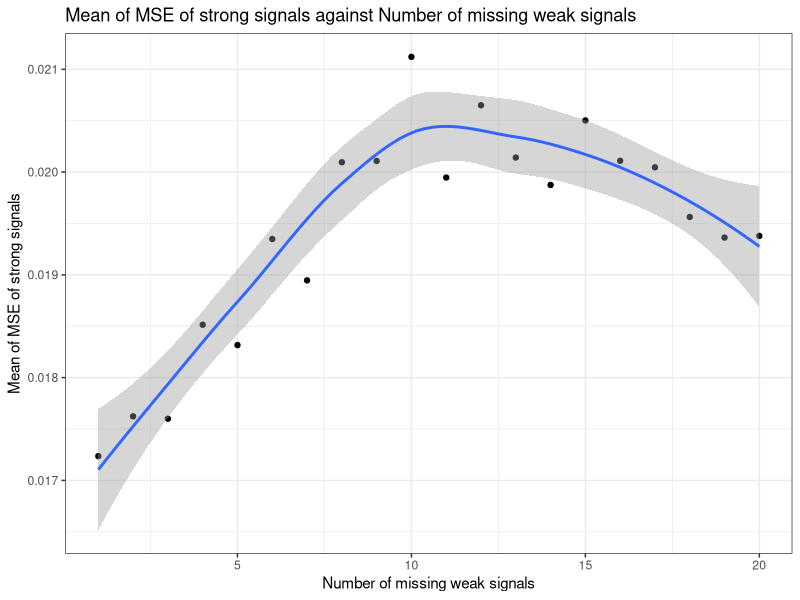

The R source for this figure:
## ---- chunk 1
library(tidyverse)
library(MASS)
library(matrixcalc)
library(pracma)
library(glmnet)
library(dplyr)

library(ggplot2)

knitr::opts_chunk$set(
	echo = TRUE,
	warning = FALSE,
	fig.width = 8, 
  fig.height = 6,
  out.width = "90%"
)

options(
  ggplot2.continuous.colour = "viridis",
  ggplot2.continuous.fill = "viridis"
)

scale_colour_discrete = scale_colour_viridis_d
scale_fill_discrete = scale_fill_viridis_d

theme_set(theme_minimal() + theme(legend.position = "bottom"))
## ---- chunk 2
sim_beta_strong = function(n_strong, coef_strong){
  rep(coef_strong, n_strong) + runif(n_strong, min = 0, max = coef_strong)
}


sim_data = function(n_sample = 200, n_parameter = 50, prop_strong = 0.1, prop_wbc = 0.2, prop_wai = 0.2, c = 1, cor = 0.3, coef_strong = 5) {
  # Numbers of four signals
  n_strong = as.integer(n_parameter * prop_strong) # strong
  n_wbc = as.integer(n_parameter * prop_wbc) # weak but correlated
  n_wai = as.integer(n_parameter * prop_wai) # weak and independent
  n_null = n_parameter - n_strong - n_wbc - n_wai # null
  
  if (n_null < 0) {
    return("Given parameters' proportions are not valid.")
  }
  
  bound = c * sqrt(log(n_parameter) / n_sample) # threshold of weak/strong, the default is 0.14
  if (coef_strong < bound) {
    coef_strong = coef_strong + 2 * bound
  }
  
  cor_matrix = diag(n_parameter)
  
  # add correlation
  for (i in 1:n_strong) {
    cor_matrix[i, (n_strong + n_wai + i)] = cor
    cor_matrix[i, (n_strong + n_wai + n_wbc + 1 - i)] = cor
    cor_matrix[(n_strong + n_wai + i), i] = cor
    cor_matrix[(n_strong + n_wai + n_wbc + 1 - i), i] = cor
  }
  
  
  if (!is.positive.definite(cor_matrix)) {
    return("The correlation matrix is not valid.")
  }
  
  # simulate the data from multivariate normal
  X = mvrnorm(n = n_sample, mu = rep(0, n_parameter), Sigma = cor_matrix) # var = 1, correlation = covariance
  
  beta = c(
    sim_beta_strong(n_strong, coef_strong),
    runif(min = bound/2, max = bound, n = n_wai), 
    runif(min = bound/2, max = bound, n = n_wbc),
    rep(0, n_null) 
  )
  
  Y = 1 + X %*% beta + rnorm(n_sample)
  data = as_tibble(data.frame(cbind(X, Y)))
  
  # Name the columns
  cols = c(
    str_c("strong", 1:n_strong, sep = "_"),
    str_c("wai", 1:n_wai, sep = "_"),
    str_c("wbc", 1:n_wbc, sep = "_"),
    str_c("null", 1:n_null, sep = "_"),
    "Y"
   )
   colnames(data) = cols
   data = data %>% 
     dplyr::select(Y, everything())

  list(beta = beta, 
       correlation = cor,
       n_parameter = n_parameter,
       prop_strong = prop_strong,
       prop_wbc = prop_wbc, 
       prop_wai = prop_wbc,
       n_strong = n_strong,
       n_wai = n_wai,
       n_wbc = n_wbc,
       data = data
       )
  
}



## ---- chunk 3

  data_delete = vector("list", length = 100)
  
  for (j in 1:100) {
  data_delete[[j]] =  sim_data(n_parameter = 50, cor = 0.3)
  }
  

## ---- chunk 4
#get the coef of strong signals for the "true"
true_coef = vector("list", length = 100)
for (j in 1:100){
  coef= data_delete[[j]][[1]]
  strong = coef[1:5]
  true_coef[[j]] = strong
}
## ---- chunk 5
#delete weak signlas before fitting the models and construct a new list of datasets
data_new = vector("list")

for (i in 1:100){
  output = vector("list")
  
  for (j in 1:20){
    data = data_delete[[i]][[10]]
    output[[j]] = data[-c(7:(6+j))]
  }
  data_new[[i]] = output
}
## ---- chunk 6
#fit the LASSO models using new deleted datasets
#and store the new fitted param in a ne list
param_new = vector("list", length = 100)
for (i in 1:100) {
  output_para = vector("list", length = 20)
  for (j in 1:20) {
    data = data_new[[i]][[j]]
    X = data%>% 
    dplyr::select(-Y) %>% 
    as.matrix()
    Y= data$Y
    # 10-fold CV using mean squared error
    fit.lasso <- cv.glmnet(X, Y, nfolds = 10,type.measure = "mse") 
    # one standard-error rule
    param.best <- fit.lasso$glmnet.fit$beta[, fit.lasso$lambda==fit.lasso$lambda.1se]
    output_para[[j]] = param.best[param.best != 0]
   
  }
  param_new[[i]] = output_para

}
## ---- chunk 7
# extract the fitted new strong signals' coeff in a list
fitted_coef = vector('list', length = 100)
for (i in 1:100){
  output_coef2 = vector('list', length = 20)
  for (j in 1:20){
    p = unlist(param_new[[i]][j]) 
    pnames2 = strsplit(names(p), split = '_')
    for (n in 1:length(p)){
      names(p)[n] = pnames2[[n]][1]
    }
    output_coef2[[j]] = p[names(p)=='strong']
  }
  fitted_coef[[i]] = output_coef2
}
## ---- chunk 8
#calculate the MSE for each group
mse_df = data.frame(matrix (ncol = 0, nrow = 20))
for (i in 1:100){
  mse_list2 = data.frame(matrix (ncol = 0, nrow = 20))
  for (j in 1:20){
    MSE_col = as.vector((true_coef[[i]] - fitted_coef[[i]][[j]])^2)
    mse_list2 = cbind(mse_list2,MSE_col)
    names(mse_list2)[j] = j
  }
  
  mse_df =cbind(mse_df,mse_list2)
}


## ---- chunk 9
df = mse_df %>% 
  pivot_longer(
    everything(),
    names_to = "n_missing",
    values_to =  "MSE"
    
  ) %>% 
  group_by(n_missing) %>%
  summarise(mean_mse = mean(MSE)) %>% 
  mutate(n_missing = as.numeric(n_missing)) 
df %>% 
  ggplot(aes(x = n_missing, y = mean_mse))+
  geom_point(aes(x = n_missing, y = mean_mse))+
  geom_smooth(method = "loess", se = T, stat = "smooth", formula = y~x)+
   labs(title = "Mean of MSE of strong signals against Number of missing weak signals",
       x = "Number of missing weak signals",
       y = "Mean of MSE of strong signals") +  
   theme_bw()
